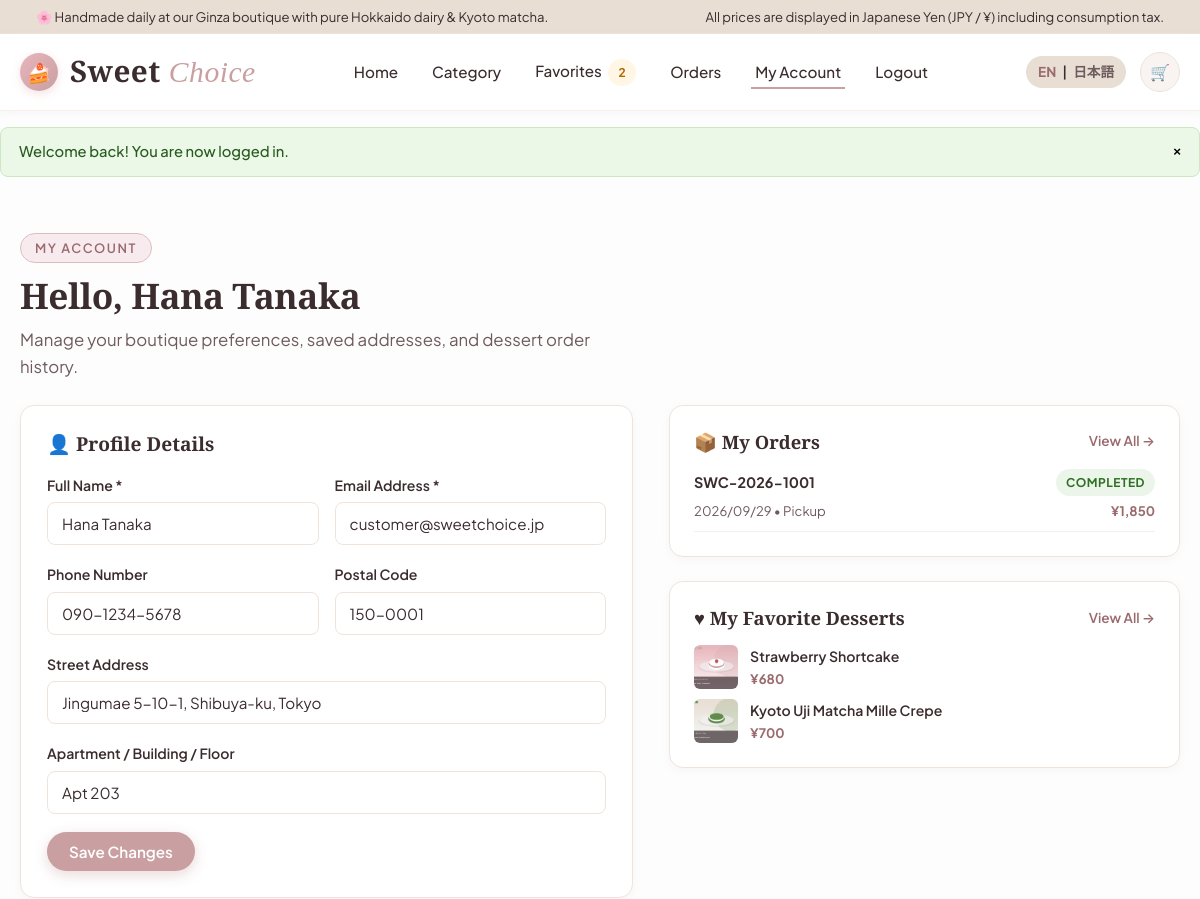
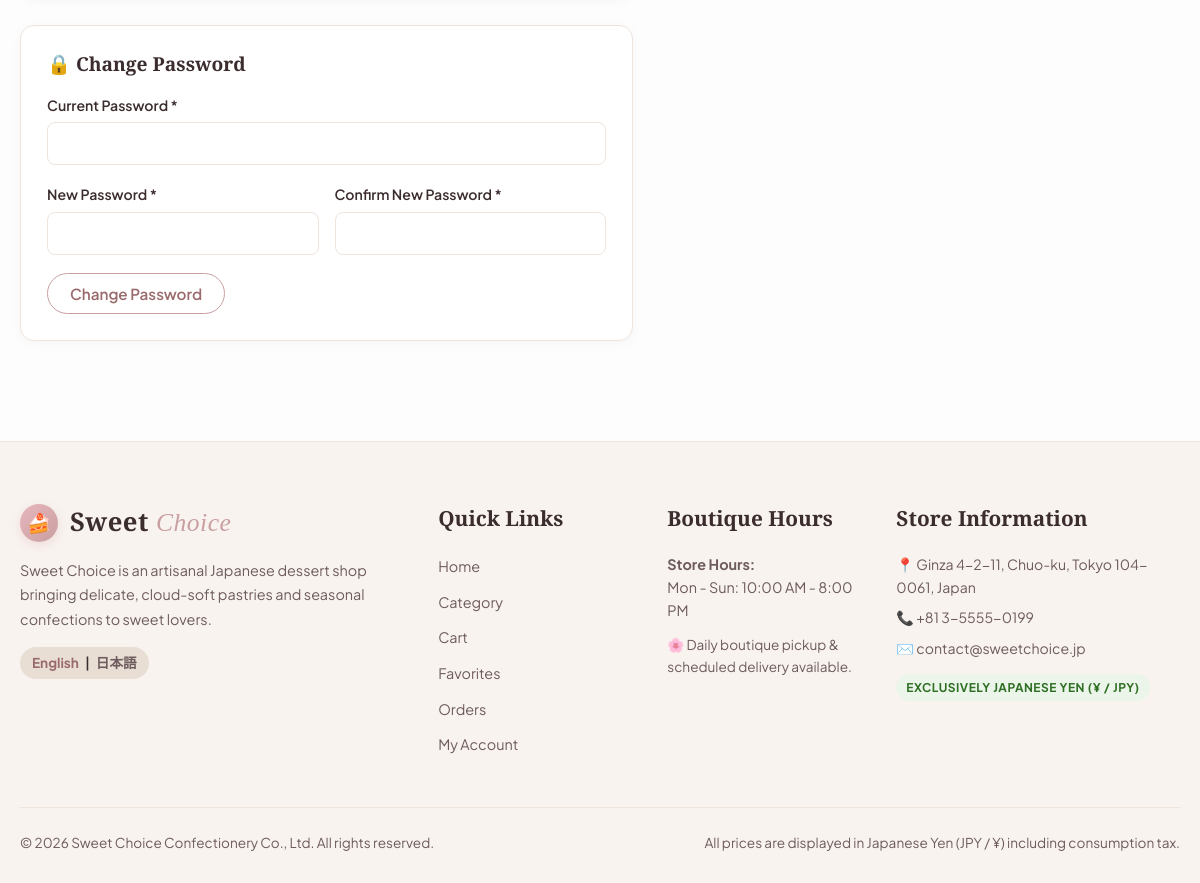
Page /account.php (signed in) on the committed database (2 pictures, top to bottom).
### tables this page shows
CREATE TABLE users (
    id INT AUTO_INCREMENT PRIMARY KEY,
    name VARCHAR(100) NOT NULL,
    email VARCHAR(150) NOT NULL UNIQUE,
    password VARCHAR(255) NOT NULL,
    phone VARCHAR(30) NULL,
    postal_code VARCHAR(20) NULL,
    address VARCHAR(255) NULL,
    apartment VARCHAR(100) NULL,
    role ENUM('customer', 'admin') DEFAULT 'customer',
    created_at DATETIME DEFAULT CURRENT_TIMESTAMP,
    updated_at DATETIME DEFAULT CURRENT_TIMESTAMP ON UPDATE CURRENT_TIMESTAMP
);

CREATE TABLE orders (
    id INT AUTO_INCREMENT PRIMARY KEY,
    order_number VARCHAR(50) NOT NULL UNIQUE,
    user_id INT NULL,
    fulfillment_type ENUM('pickup', 'delivery') NOT NULL,
    pickup_date DATE NULL,
    pickup_time VARCHAR(20) NULL,
    delivery_date DATE NULL,
    delivery_time VARCHAR(20) NULL,
    distance_km DECIMAL(5,2) DEFAULT 0.00,
    customer_name VARCHAR(100) NOT NULL,
    customer_email VARCHAR(150) NOT NULL,
    customer_phone VARCHAR(30) NOT NULL,
    postal_code VARCHAR(20) NULL,
    address VARCHAR(255) NULL,
    apartment VARCHAR(100) NULL,
    subtotal INT NOT NULL COMMENT 'JPY',
    customization_total INT DEFAULT 0 COMMENT 'JPY',
    delivery_fee INT DEFAULT 0 COMMENT 'JPY',
    service_fee INT DEFAULT 0 COMMENT 'JPY',
    grand_total INT NOT NULL COMMENT 'JPY',
    payment_method VARCHAR(50) NOT NULL,
    payment_status ENUM('pending', 'paid') DEFAULT 'paid',
    status ENUM('Order Received', 'Preparing', 'Ready for Pickup', 'Out for Delivery', 'Completed', 'Delivered', 'Cancelled') DEFAULT 'Order Received',
    notes TEXT NULL,
    created_at DATETIME DEFAULT CURRENT_TIMESTAMP,
    updated_at DATETIME DEFAULT CURRENT_TIMESTAMP ON UPDATE CURRENT_TIMESTAMP,
    FOREIGN KEY (user_id) REFERENCES users(id) ON DELETE SET NULL
);

CREATE TABLE products (
    id INT AUTO_INCREMENT PRIMARY KEY,
    category_id INT NOT NULL,
    name_en VARCHAR(150) NOT NULL,
    name_ja VARCHAR(150) NOT NULL,
    slug VARCHAR(150) NOT NULL UNIQUE,
    description_en TEXT NULL,
    description_ja TEXT NULL,
    price INT NOT NULL COMMENT 'Price in JPY',
    image VARCHAR(255) NULL,
    stock INT DEFAULT 50,
    availability ENUM('available', 'limited', 'sold_out') DEFAULT 'available',
    is_popular TINYINT(1) DEFAULT 0,
    tags VARCHAR(255) DEFAULT '' COMMENT 'Comma-separated tags for AI recommendation',
    created_at DATETIME DEFAULT CURRENT_TIMESTAMP,
    updated_at DATETIME DEFAULT CURRENT_TIMESTAMP ON UPDATE CURRENT_TIMESTAMP,
    FOREIGN KEY (category_id) REFERENCES categories(id) ON DELETE RESTRICT
);

CREATE TABLE shop_settings (
    id INT AUTO_INCREMENT PRIMARY KEY,
    setting_key VARCHAR(100) NOT NULL UNIQUE,
    setting_value TEXT NOT NULL,
    description VARCHAR(255) NULL
);

### public/account.php (the view, shortened to what the rows shown need)
<?php
require_once __DIR__ . '/../includes/db.php';
require_once __DIR__ . '/../includes/functions.php';
require_once __DIR__ . '/../includes/language.php';
require_once __DIR__ . '/../includes/auth.php';
$pdo = getDB();
$user = getCurrentUser($pdo);
$userId = (int)$user['id'];
$ordersStmt = $pdo->prepare("SELECT * FROM orders WHERE user_id = ? ORDER BY id DESC LIMIT 5");
$ordersStmt->execute([$userId]);
$recentOrders = $ordersStmt->fetchAll();
$favStmt = $pdo->prepare("SELECT p.*, c.name_en AS category_name_en, c.name_ja AS category_name_ja
                          FROM favorites f
                          JOIN products p ON f.product_id = p.id
                          JOIN categories c ON p.category_id = c.id
                          WHERE f.user_id = ?
                          LIMIT 4");
$favStmt->execute([$userId]);
$favoriteProducts = $favStmt->fetchAll();
require_once __DIR__ . '/../includes/header.php';
?>
<div class="container" style="padding: 40px 20px;">
    <div class="section-header" style="text-align:left; margin-bottom:24px;">
        <span class="section-tag"><?= e(__('nav_account', 'My Account')); ?></span>
        <h1 class="section-title"><?= isJapanese() ? 'マイページ' : 'Hello, ' . e($user['name']); ?></h1>
        <p class="section-subtitle" style="margin:0;">
            Manage your boutique preferences, saved addresses, and dessert order history.
        </p>
    </div>
    <div style="display:grid; grid-template-columns:1.2fr 1fr; gap:36px;">
        <div>
            <div style="background:#FFFFFF; border:1px solid var(--color-border); border-radius:var(--radius-md); padding:26px; box-shadow:var(--shadow-sm); margin-bottom:26px;">
                <form action="account.php" method="POST">
                    <div class="form-row">
                        <div class="form-group">
                            <label class="form-label"><?= e(__('full_name', 'Full Name')); ?> *</label>
                            <input type="text" name="name" class="form-control" required value="<?= e($user['name']); ?>">
                        </div>
                        <div class="form-group">
                            <label class="form-label"><?= e(__('email_address', 'Email Address')); ?> *</label>
                            <input type="email" name="email" class="form-control" required value="<?= e($user['email']); ?>">
                        </div>
                    </div>
                    <div class="form-row">
                        <div class="form-group">
                            <label class="form-label"><?= e(__('phone_number', 'Phone Number')); ?></label>
                            <input type="tel" name="phone" class="form-control" value="<?= e($user['phone'] ?? ''); ?>">
                        </div>
                        <div class="form-group">
                            <label class="form-label"><?= e(__('postal_code', 'Postal Code')); ?></label>
                            <input type="text" name="postal_code" class="form-control" value="<?= e($user['postal_code'] ?? ''); ?>">
                        </div>
                    </div>
                    <div class="form-group">
                        <label class="form-label"><?= e(__('street_address', 'Street Address')); ?></label>
                        <input type="text" name="address" class="form-control" value="<?= e($user['address'] ?? ''); ?>">
                    </div>
                    <div class="form-group">
                        <label class="form-label"><?= e(__('apartment_unit', 'Apartment / Building')); ?></label>
                        <input type="text" name="apartment" class="form-control" value="<?= e($user['apartment'] ?? ''); ?>">
                    </div>
                </form>
            </div>
        </div>
        <div>
            <div style="background:#FFFFFF; border:1px solid var(--color-border); border-radius:var(--radius-md); padding:24px; box-shadow:var(--shadow-sm); margin-bottom:24px;">
                <?php if (empty($recentOrders)): ?>
                    <p style="font-size:0.88rem; color:var(--color-secondary-text);">No past orders found.</p>
                <?php else: ?>
                    <div style="display:flex; flex-direction:column; gap:12px;">
                        <?php foreach ($recentOrders as $ro): ?>
                            <div style="border-bottom:1px solid var(--color-border-light); padding-bottom:10px;">
                                <div style="display:flex; justify-content:space-between; align-items:center; font-size:0.9rem;">
                                    <strong><?= e($ro['order_number']); ?></strong>
                                    <?= renderOrderStatusBadge($ro['status']); ?>
                                </div>
                                <div style="display:flex; justify-content:space-between; align-items:center; font-size:0.82rem; color:var(--color-secondary-text); margin-top:4px;">
                                    <span><?= date('Y/m/d', strtotime($ro['created_at'])); ?> &bull; <?= ucfirst($ro['fulfillment_type']); ?></span>
                                    <span style="font-weight:700; color:var(--color-deep-plum);"><?= formatPrice($ro['grand_total']); ?></span>
                                </div>
                            </div>
                        <?php endforeach; ?>
                    </div>
                <?php endif; ?>
            </div>
            <div style="background:#FFFFFF; border:1px solid var(--color-border); border-radius:var(--radius-md); padding:24px; box-shadow:var(--shadow-sm);">
                <?php if (empty($favoriteProducts)): ?>
                    <p style="font-size:0.88rem; color:var(--color-secondary-text);">No saved favorites yet.</p>
                <?php else: ?>
                    <div style="display:flex; flex-direction:column; gap:10px;">
                        <?php foreach ($favoriteProducts as $favP): ?>
                            <div style="display:flex; align-items:center; gap:12px; font-size:0.88rem;">
                                <img src="../uploads/products/<?= e($favP['image']); ?>" alt="" style="width:44px; height:44px; border-radius:6px; object-fit:cover;">
                                <div style="flex:1;">
                                    <a href="product.php?id=<?= $favP['id']; ?>" style="font-weight:600; color:var(--color-deep-text);">
                                        <?= e(getLocalized($favP, 'name')); ?>
                                    </a>
                                    <div style="color:var(--color-deep-plum); font-weight:700; font-size:0.82rem;">
                                        <?= formatPrice($favP['price']); ?>
                                    </div>
                                </div>
                            </div>
                        <?php endforeach; ?>
                    </div>
                <?php endif; ?>
            </div>
        </div>
    </div>
</div>
<?php require_once __DIR__ . '/../includes/footer.php'; ?>

### includes/functions.php (shortened to what the rows shown need)
<?php
function formatPrice($amount): string {
    $numericAmount = is_numeric($amount) ? (int)round((float)$amount) : 0;
    return '¥' . number_format($numericAmount);
}
function e(?string $string): string {
    return htmlspecialchars($string ?? '', ENT_QUOTES, 'UTF-8');
}
function getShopSetting(PDO $pdo, string $key, string $default = ''): string {
    static $settingsCache = [];
    try {
        $stmt = $pdo->prepare("SELECT setting_value FROM shop_settings WHERE setting_key = ?");
        $stmt->execute([$key]);
        $val = $stmt->fetchColumn();
        $settingsCache[$key] = ($val !== false) ? $val : $default;
        return $settingsCache[$key];
    } catch (Exception $e) {
        return $default;
    }
}
function renderOrderStatusBadge(string $status): string {
    $class = match($status) {
        'Completed', 'Delivered' => 'badge-status-completed',
        'Order Received' => 'badge-status-received',
        'Preparing' => 'badge-status-preparing',
        'Ready for Pickup', 'Out for Delivery' => 'badge-status-active',
        'Cancelled' => 'badge-status-cancelled',
        default => 'badge-status-default'
    };
    $statusKey = match($status) {
        'Order Received' => 'status_received',
        'Preparing' => 'status_preparing',
        'Ready for Pickup' => 'status_ready_pickup',
        'Out for Delivery' => 'status_out_delivery',
        'Completed' => 'status_completed',
        'Delivered' => 'status_delivered',
        'Cancelled' => 'status_cancelled',
        default => ''
    };
    $label = $statusKey ? __($statusKey, $status) : $status;
    return '<span class="badge ' . $class . '">' . e($label) . '</span>';
}

### includes/footer.php (shortened to what the rows shown need)
<?php
$shopHours = getShopSetting($pdo, 'business_hours_display', 'Mon - Sun: 10:00 AM - 8:00 PM');
$shopPhone = getShopSetting($pdo, 'shop_phone', '+81 3-5555-0199');
$shopEmail = getShopSetting($pdo, 'shop_email', 'contact@sweetchoice.jp');
$shopAddress = getShopSetting($pdo, 'shop_address', 'Ginza 4-2-11, Chuo-ku, Tokyo 104-0061, Japan');
?>
</main>
<footer class="site-footer">
    <div class="container">
        <div class="footer-grid">
            <div class="footer-col">
                <h4><?= e(__('footer_contact', 'Store Information')); ?></h4>
                <p style="font-size:0.88rem; color:var(--color-secondary-text); margin-bottom:8px;">
                    📍 <?= e($shopAddress); ?>
                </p>
                <p style="font-size:0.88rem; color:var(--color-secondary-text); margin-bottom:8px;">
                    📞 <?= e($shopPhone); ?>
                </p>
                <p style="font-size:0.88rem; color:var(--color-secondary-text); margin-bottom:14px;">
                    ✉️ <?= e($shopEmail); ?>
                </p>
                <span class="badge badge-available"><?= isJapanese() ? '日本円（¥ / JPY）決済' : 'Exclusively Japanese Yen (¥ / JPY)'; ?></span>
            </div>
        </div>
    </div>
</footer>
</body>
</html>

### rows in the picture
users: name "Hana Tanaka", email "customer@sweetchoice.jp", phone "090-1234-5678", postal_code "150-0001", address "Jingumae 5-10-1, Shibuya-ku, Tokyo", apartment "Apt 203"
orders: order_number "SWC-2026-1001", status "COMPLETED", created_at "2026/09/29", fulfillment_type "Pickup", grand_total "¥1,850"
products: image (picture), name_en "Strawberry Shortcake", price "¥680"
products: image (picture), name_en "Kyoto Uji Matcha Mille Crepe", price "¥700"
shop_settings: setting_value "Ginza 4-2-11, Chuo-ku, Tokyo 104-0061, Japan"

### other values in the picture
__('all_prices_jpy', 'All prices in Japanese Yen (¥ / JPY)') "All prices are displayed in Japanese Yen (JPY / ¥) including consumption tax."
__('nav_home', 'Home') "Home"
__('nav_category', 'Category') "Category"
__('nav_favorites', 'Favorites') "Favorites"
$favCount "2"
__('nav_orders', 'Orders') "Orders"
__('nav_account', 'My Account') "My Account"
__('nav_logout', 'Logout') "Logout"
$flash['message'] "Welcome back! You are now logged in."
__('nav_account', 'My Account') "MY ACCOUNT"
__('profile_info', 'Profile Details') "Profile Details"
__('full_name', 'Full Name') "Full Name"
__('email_address', 'Email Address') "Email Address"
__('phone_number', 'Phone Number') "Phone Number"
__('postal_code', 'Postal Code') "Postal Code"
